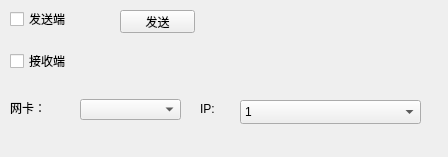
<?xml version="1.0" encoding="UTF-8"?>
<ui version="4.0">
 <class>CommunicateClass</class>
 <widget class="QWidget" name="CommunicateClass">
  <property name="geometry">
   <rect>
    <x>0</x>
    <y>0</y>
    <width>448</width>
    <height>157</height>
   </rect>
  </property>
  <property name="windowTitle">
   <string>Communicate</string>
  </property>
  <property name="autoFillBackground">
   <bool>true</bool>
  </property>
  <widget class="QCheckBox" name="checkBox_sender">
   <property name="geometry">
    <rect>
     <x>10</x>
     <y>9</y>
     <width>91</width>
     <height>20</height>
    </rect>
   </property>
   <property name="text">
    <string>发送端</string>
   </property>
   <property name="checked">
    <bool>false</bool>
   </property>
  </widget>
  <widget class="QComboBox" name="comboBox">
   <property name="geometry">
    <rect>
     <x>80</x>
     <y>99</y>
     <width>101</width>
     <height>21</height>
    </rect>
   </property>
  </widget>
  <widget class="QLabel" name="label">
   <property name="geometry">
    <rect>
     <x>10</x>
     <y>100</y>
     <width>51</width>
     <height>16</height>
    </rect>
   </property>
   <property name="text">
    <string>网卡：</string>
   </property>
  </widget>
  <widget class="QLabel" name="receiveLabel">
   <property name="geometry">
    <rect>
     <x>220</x>
     <y>10</y>
     <width>81</width>
     <height>21</height>
    </rect>
   </property>
   <property name="text">
    <string/>
   </property>
  </widget>
  <widget class="QPushButton" name="pushButton">
   <property name="geometry">
    <rect>
     <x>120</x>
     <y>10</y>
     <width>75</width>
     <height>23</height>
    </rect>
   </property>
   <property name="text">
    <string>发送</string>
   </property>
  </widget>
  <widget class="QCheckBox" name="checkBox_receive">
   <property name="geometry">
    <rect>
     <x>10</x>
     <y>50</y>
     <width>105</width>
     <height>22</height>
    </rect>
   </property>
   <property name="text">
    <string>接收端</string>
   </property>
  </widget>
  <widget class="QLabel" name="label_2">
   <property name="geometry">
    <rect>
     <x>200</x>
     <y>100</y>
     <width>41</width>
     <height>18</height>
    </rect>
   </property>
   <property name="text">
    <string>IP:</string>
   </property>
  </widget>
  <widget class="QComboBox" name="comboBox_IP">
   <property name="geometry">
    <rect>
     <x>240</x>
     <y>100</y>
     <width>181</width>
     <height>24</height>
    </rect>
   </property>
   <item>
    <property name="text">
     <string>1</string>
    </property>
   </item>
   <item>
    <property name="text">
     <string>2</string>
    </property>
   </item>
   <item>
    <property name="text">
     <string>3</string>
    </property>
   </item>
  </widget>
 </widget>
 <layoutdefault spacing="6" margin="11"/>
 <resources>
  <include location="communicate.qrc"/>
 </resources>
 <connections/>
</ui>
